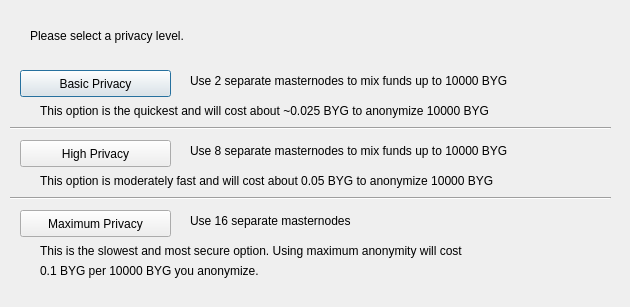
<?xml version="1.0" encoding="UTF-8"?>
<ui version="4.0">
 <class>PrivatesendConfig</class>
 <widget class="QDialog" name="PrivatesendConfig">
  <property name="geometry">
   <rect>
    <x>0</x>
    <y>0</y>
    <width>630</width>
    <height>307</height>
   </rect>
  </property>
  <property name="windowTitle">
   <string>Configure Privatesend</string>
  </property>
  <widget class="QPushButton" name="buttonBasic">
   <property name="geometry">
    <rect>
     <x>20</x>
     <y>70</y>
     <width>151</width>
     <height>27</height>
    </rect>
   </property>
   <property name="text">
    <string>Basic Privacy</string>
   </property>
  </widget>
  <widget class="QPushButton" name="buttonHigh">
   <property name="geometry">
    <rect>
     <x>20</x>
     <y>140</y>
     <width>151</width>
     <height>27</height>
    </rect>
   </property>
   <property name="text">
    <string>High Privacy</string>
   </property>
  </widget>
  <widget class="QPushButton" name="buttonMax">
   <property name="geometry">
    <rect>
     <x>20</x>
     <y>210</y>
     <width>151</width>
     <height>27</height>
    </rect>
   </property>
   <property name="text">
    <string>Maximum Privacy</string>
   </property>
  </widget>
  <widget class="QLabel" name="label">
   <property name="geometry">
    <rect>
     <x>30</x>
     <y>20</y>
     <width>571</width>
     <height>31</height>
    </rect>
   </property>
   <property name="text">
    <string>Please select a privacy level.</string>
   </property>
  </widget>
  <widget class="QLabel" name="label_2">
   <property name="geometry">
    <rect>
     <x>190</x>
     <y>70</y>
     <width>421</width>
     <height>21</height>
    </rect>
   </property>
   <property name="text">
    <string>Use 2 separate masternodes to mix funds up to 10000 BYG</string>
   </property>
  </widget>
  <widget class="QLabel" name="label_3">
   <property name="geometry">
    <rect>
     <x>190</x>
     <y>140</y>
     <width>411</width>
     <height>21</height>
    </rect>
   </property>
   <property name="text">
    <string>Use 8 separate masternodes to mix funds up to 10000 BYG</string>
   </property>
  </widget>
  <widget class="QLabel" name="label_4">
   <property name="geometry">
    <rect>
     <x>190</x>
     <y>210</y>
     <width>421</width>
     <height>21</height>
    </rect>
   </property>
   <property name="text">
    <string>Use 16 separate masternodes</string>
   </property>
  </widget>
  <widget class="QLabel" name="label_6">
   <property name="geometry">
    <rect>
     <x>40</x>
     <y>100</y>
     <width>561</width>
     <height>21</height>
    </rect>
   </property>
   <property name="text">
    <string>This option is the quickest and will cost about ~0.025 BYG to anonymize 10000 BYG</string>
   </property>
  </widget>
  <widget class="QLabel" name="label_7">
   <property name="geometry">
    <rect>
     <x>40</x>
     <y>170</y>
     <width>561</width>
     <height>21</height>
    </rect>
   </property>
   <property name="text">
    <string>This option is moderately fast and will cost about 0.05 BYG to anonymize 10000 BYG</string>
   </property>
  </widget>
  <widget class="QLabel" name="label_8">
   <property name="geometry">
    <rect>
     <x>40</x>
     <y>240</y>
     <width>561</width>
     <height>21</height>
    </rect>
   </property>
   <property name="text">
    <string>This is the slowest and most secure option. Using maximum anonymity will cost</string>
   </property>
  </widget>
  <widget class="QLabel" name="label_9">
   <property name="geometry">
    <rect>
     <x>40</x>
     <y>260</y>
     <width>561</width>
     <height>21</height>
    </rect>
   </property>
   <property name="text">
    <string>0.1 BYG per 10000 BYG you anonymize.</string>
   </property>
  </widget>
  <widget class="Line" name="line">
   <property name="geometry">
    <rect>
     <x>10</x>
     <y>120</y>
     <width>601</width>
     <height>16</height>
    </rect>
   </property>
   <property name="orientation">
    <enum>Qt::Horizontal</enum>
   </property>
  </widget>
  <widget class="Line" name="line_2">
   <property name="geometry">
    <rect>
     <x>10</x>
     <y>190</y>
     <width>601</width>
     <height>16</height>
    </rect>
   </property>
   <property name="orientation">
    <enum>Qt::Horizontal</enum>
   </property>
  </widget>
 </widget>
 <resources/>
 <connections/>
</ui>
